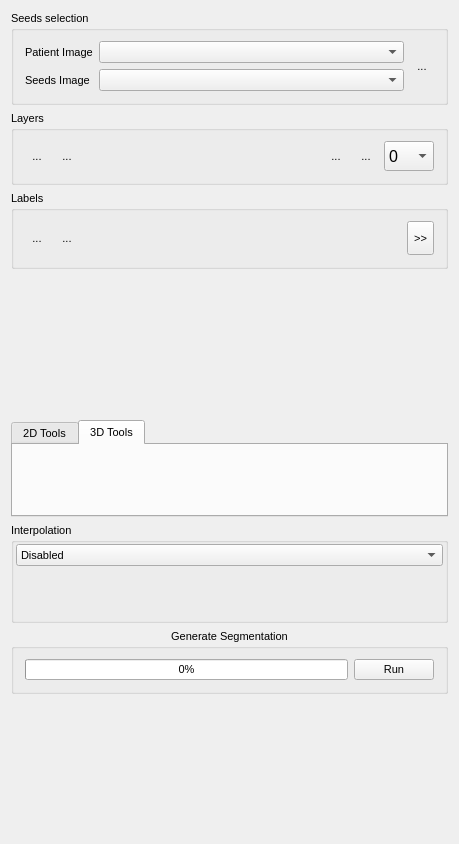
<?xml version="1.0" encoding="UTF-8"?>
<ui version="4.0">
 <class>QmitkMultiLabelSegmentationControls</class>
 <widget class="QWidget" name="QmitkMultiLabelSegmentationControls">
  <property name="geometry">
   <rect>
    <x>0</x>
    <y>0</y>
    <width>459</width>
    <height>844</height>
   </rect>
  </property>
  <property name="sizePolicy">
   <sizepolicy hsizetype="Minimum" vsizetype="Minimum">
    <horstretch>0</horstretch>
    <verstretch>0</verstretch>
   </sizepolicy>
  </property>
  <property name="minimumSize">
   <size>
    <width>0</width>
    <height>0</height>
   </size>
  </property>
  <property name="font">
   <font>
    <family>MS Shell Dlg 2</family>
    <pointsize>8</pointsize>
    <weight>50</weight>
    <italic>false</italic>
    <bold>false</bold>
    <underline>false</underline>
    <strikeout>false</strikeout>
   </font>
  </property>
  <property name="windowTitle">
   <string>QmitkSegmentation</string>
  </property>
  <layout class="QVBoxLayout" name="verticalLayout_5">
   <item>
    <widget class="QGroupBox" name="groupBox_DataSelection">
     <property name="sizePolicy">
      <sizepolicy hsizetype="Minimum" vsizetype="Fixed">
       <horstretch>0</horstretch>
       <verstretch>0</verstretch>
      </sizepolicy>
     </property>
     <property name="title">
      <string>Seeds selection</string>
     </property>
     <layout class="QGridLayout" name="gridLayout">
      <item row="0" column="0">
       <widget class="QLabel" name="label_PatientImage">
        <property name="text">
         <string>Patient Image</string>
        </property>
       </widget>
      </item>
      <item row="0" column="1">
       <widget class="QmitkDataStorageComboBox" name="m_cbReferenceNodeSelector">
        <property name="sizePolicy">
         <sizepolicy hsizetype="Expanding" vsizetype="Fixed">
          <horstretch>0</horstretch>
          <verstretch>0</verstretch>
         </sizepolicy>
        </property>
       </widget>
      </item>
      <item row="0" column="2" rowspan="2">
       <widget class="QToolButton" name="m_pbNewSegmentationSession">
        <property name="toolTip">
         <string>Create a new segmentation session</string>
        </property>
        <property name="text">
         <string>...</string>
        </property>
        <property name="icon">
         <iconset resource="../../resources/multilabelsegmentation.qrc">
          <normaloff>:/multilabelsegmentation/NewSegmentationSession_48x48.png</normaloff>:/multilabelsegmentation/NewSegmentationSession_48x48.png</iconset>
        </property>
        <property name="iconSize">
         <size>
          <width>28</width>
          <height>28</height>
         </size>
        </property>
        <property name="shortcut">
         <string>N</string>
        </property>
        <property name="autoRaise">
         <bool>true</bool>
        </property>
       </widget>
      </item>
      <item row="1" column="0">
       <widget class="QLabel" name="label_Segmentation">
        <property name="text">
         <string>Seeds Image</string>
        </property>
       </widget>
      </item>
      <item row="1" column="1">
       <widget class="QmitkDataStorageComboBox" name="m_cbWorkingNodeSelector">
        <property name="sizePolicy">
         <sizepolicy hsizetype="Expanding" vsizetype="Fixed">
          <horstretch>0</horstretch>
          <verstretch>0</verstretch>
         </sizepolicy>
        </property>
       </widget>
      </item>
     </layout>
    </widget>
   </item>
   <item>
    <widget class="QGroupBox" name="groupBox_Layer">
     <property name="title">
      <string>Layers</string>
     </property>
     <property name="flat">
      <bool>true</bool>
     </property>
     <property name="checkable">
      <bool>false</bool>
     </property>
     <layout class="QHBoxLayout" name="horizontalLayout">
      <item>
       <widget class="QToolButton" name="m_btAddLayer">
        <property name="toolTip">
         <string>Add a layer to the current segmentation session</string>
        </property>
        <property name="text">
         <string>...</string>
        </property>
        <property name="icon">
         <iconset>
          <normaloff>:/Qmitk/AddLayer_48x48.png</normaloff>:/Qmitk/AddLayer_48x48.png</iconset>
        </property>
        <property name="iconSize">
         <size>
          <width>28</width>
          <height>28</height>
         </size>
        </property>
        <property name="autoRaise">
         <bool>true</bool>
        </property>
       </widget>
      </item>
      <item>
       <widget class="QToolButton" name="m_btDeleteLayer">
        <property name="toolTip">
         <string>Delete the active layer</string>
        </property>
        <property name="text">
         <string>...</string>
        </property>
        <property name="icon">
         <iconset>
          <normaloff>:/Qmitk/DeleteLayer_48x48.png</normaloff>:/Qmitk/DeleteLayer_48x48.png</iconset>
        </property>
        <property name="iconSize">
         <size>
          <width>28</width>
          <height>28</height>
         </size>
        </property>
        <property name="autoRaise">
         <bool>true</bool>
        </property>
       </widget>
      </item>
      <item>
       <spacer name="horizontalSpacer1">
        <property name="orientation">
         <enum>Qt::Horizontal</enum>
        </property>
        <property name="sizeHint" stdset="0">
         <size>
          <width>0</width>
          <height>20</height>
         </size>
        </property>
       </spacer>
      </item>
      <item>
       <widget class="QToolButton" name="m_btPreviousLayer">
        <property name="toolTip">
         <string>Change to the previous available layer</string>
        </property>
        <property name="text">
         <string>...</string>
        </property>
        <property name="icon">
         <iconset>
          <normaloff>:/Qmitk/PreviousLayer_48x48.png</normaloff>:/Qmitk/PreviousLayer_48x48.png</iconset>
        </property>
        <property name="iconSize">
         <size>
          <width>28</width>
          <height>28</height>
         </size>
        </property>
        <property name="autoRaise">
         <bool>true</bool>
        </property>
       </widget>
      </item>
      <item>
       <widget class="QToolButton" name="m_btNextLayer">
        <property name="toolTip">
         <string>Change to the next available layer</string>
        </property>
        <property name="text">
         <string>...</string>
        </property>
        <property name="icon">
         <iconset>
          <normaloff>:/Qmitk/NextLayer_48x48.png</normaloff>:/Qmitk/NextLayer_48x48.png</iconset>
        </property>
        <property name="iconSize">
         <size>
          <width>28</width>
          <height>28</height>
         </size>
        </property>
        <property name="autoRaise">
         <bool>true</bool>
        </property>
       </widget>
      </item>
      <item>
       <widget class="QComboBox" name="m_cbActiveLayer">
        <property name="sizePolicy">
         <sizepolicy hsizetype="Preferred" vsizetype="Fixed">
          <horstretch>0</horstretch>
          <verstretch>0</verstretch>
         </sizepolicy>
        </property>
        <property name="minimumSize">
         <size>
          <width>50</width>
          <height>30</height>
         </size>
        </property>
        <property name="maximumSize">
         <size>
          <width>40</width>
          <height>30</height>
         </size>
        </property>
        <property name="font">
         <font>
          <pointsize>12</pointsize>
         </font>
        </property>
        <property name="toolTip">
         <string>Switch to a layer</string>
        </property>
        <item>
         <property name="text">
          <string>0</string>
         </property>
        </item>
       </widget>
      </item>
     </layout>
    </widget>
   </item>
   <item>
    <widget class="QGroupBox" name="groupBox_Labels">
     <property name="title">
      <string>Labels</string>
     </property>
     <property name="flat">
      <bool>true</bool>
     </property>
     <layout class="QHBoxLayout" name="horizontalLayout_2">
      <item>
       <widget class="QToolButton" name="m_pbNewLabel">
        <property name="toolTip">
         <string>Add a new label to the current segmentation session</string>
        </property>
        <property name="text">
         <string>...</string>
        </property>
        <property name="icon">
         <iconset resource="../../resources/multilabelsegmentation.qrc">
          <normaloff>:/multilabelsegmentation/NewLabel_48x48.png</normaloff>:/multilabelsegmentation/NewLabel_48x48.png</iconset>
        </property>
        <property name="iconSize">
         <size>
          <width>28</width>
          <height>28</height>
         </size>
        </property>
        <property name="shortcut">
         <string>N</string>
        </property>
        <property name="autoRaise">
         <bool>true</bool>
        </property>
       </widget>
      </item>
      <item>
       <widget class="QToolButton" name="m_btLockExterior">
        <property name="toolTip">
         <string>Lock/Unlock exterior</string>
        </property>
        <property name="text">
         <string>...</string>
        </property>
        <property name="icon">
         <iconset>
          <normaloff>:/Qmitk/UnlockExterior_48x48.png</normaloff>
          <normalon>:/Qmitk/LockExterior_48x48.png</normalon>:/Qmitk/UnlockExterior_48x48.png</iconset>
        </property>
        <property name="iconSize">
         <size>
          <width>28</width>
          <height>28</height>
         </size>
        </property>
        <property name="checkable">
         <bool>true</bool>
        </property>
        <property name="autoRaise">
         <bool>true</bool>
        </property>
       </widget>
      </item>
      <item>
       <spacer name="horizontalSpacer">
        <property name="orientation">
         <enum>Qt::Horizontal</enum>
        </property>
        <property name="sizeHint" stdset="0">
         <size>
          <width>0</width>
          <height>20</height>
         </size>
        </property>
       </spacer>
      </item>
      <item>
       <widget class="QToolButton" name="m_pbShowLabelTable">
        <property name="minimumSize">
         <size>
          <width>0</width>
          <height>34</height>
         </size>
        </property>
        <property name="toolTip">
         <string>Show a table with all labels in the current segmentation session</string>
        </property>
        <property name="text">
         <string>&gt;&gt;</string>
        </property>
        <property name="iconSize">
         <size>
          <width>28</width>
          <height>28</height>
         </size>
        </property>
        <property name="checkable">
         <bool>true</bool>
        </property>
        <property name="autoRaise">
         <bool>false</bool>
        </property>
        <property name="arrowType">
         <enum>Qt::NoArrow</enum>
        </property>
       </widget>
      </item>
     </layout>
    </widget>
   </item>
   <item>
    <widget class="QmitkLabelSetWidget" name="m_LabelSetWidget" native="true">
     <property name="sizePolicy">
      <sizepolicy hsizetype="Preferred" vsizetype="Expanding">
       <horstretch>0</horstretch>
       <verstretch>0</verstretch>
      </sizepolicy>
     </property>
     <property name="minimumSize">
      <size>
       <width>0</width>
       <height>20</height>
      </size>
     </property>
    </widget>
   </item>
   <item>
    <widget class="QTabWidget" name="m_tw2DTools">
     <property name="sizePolicy">
      <sizepolicy hsizetype="Preferred" vsizetype="Maximum">
       <horstretch>0</horstretch>
       <verstretch>0</verstretch>
      </sizepolicy>
     </property>
     <property name="styleSheet">
      <string notr="true">QTabWidget::tab-bar { alignment: middle; }</string>
     </property>
     <property name="currentIndex">
      <number>1</number>
     </property>
     <property name="usesScrollButtons">
      <bool>true</bool>
     </property>
     <property name="documentMode">
      <bool>false</bool>
     </property>
     <property name="tabBarAutoHide">
      <bool>true</bool>
     </property>
     <widget class="QWidget" name="m_tb2DTools">
      <attribute name="title">
       <string>2D Tools</string>
      </attribute>
      <layout class="QVBoxLayout" name="verticalLayout">
       <item>
        <widget class="QmitkToolGUIArea" name="m_ManualToolGUIContainer2D" native="true">
         <property name="sizePolicy">
          <sizepolicy hsizetype="Minimum" vsizetype="Minimum">
           <horstretch>0</horstretch>
           <verstretch>0</verstretch>
          </sizepolicy>
         </property>
         <property name="font">
          <font>
           <weight>50</weight>
           <bold>false</bold>
          </font>
         </property>
        </widget>
       </item>
       <item>
        <widget class="QmitkToolSelectionBox" name="m_ManualToolSelectionBox2D" native="true">
         <property name="sizePolicy">
          <sizepolicy hsizetype="Minimum" vsizetype="Minimum">
           <horstretch>0</horstretch>
           <verstretch>0</verstretch>
          </sizepolicy>
         </property>
         <property name="font">
          <font>
           <weight>50</weight>
           <bold>false</bold>
          </font>
         </property>
        </widget>
       </item>
       <item>
        <spacer name="verticalSpacer_2">
         <property name="orientation">
          <enum>Qt::Vertical</enum>
         </property>
         <property name="sizeHint" stdset="0">
          <size>
           <width>20</width>
           <height>40</height>
          </size>
         </property>
        </spacer>
       </item>
      </layout>
     </widget>
     <widget class="QWidget" name="tab_2">
      <attribute name="title">
       <string>3D Tools</string>
      </attribute>
      <layout class="QVBoxLayout" name="verticalLayout_2">
       <item>
        <widget class="QmitkToolGUIArea" name="m_ManualToolGUIContainer3D" native="true">
         <property name="sizePolicy">
          <sizepolicy hsizetype="Minimum" vsizetype="Minimum">
           <horstretch>0</horstretch>
           <verstretch>0</verstretch>
          </sizepolicy>
         </property>
         <property name="font">
          <font>
           <weight>50</weight>
           <bold>false</bold>
          </font>
         </property>
        </widget>
       </item>
       <item>
        <widget class="QmitkToolSelectionBox" name="m_ManualToolSelectionBox3D" native="true">
         <property name="sizePolicy">
          <sizepolicy hsizetype="Minimum" vsizetype="Minimum">
           <horstretch>0</horstretch>
           <verstretch>0</verstretch>
          </sizepolicy>
         </property>
         <property name="font">
          <font>
           <weight>50</weight>
           <bold>false</bold>
          </font>
         </property>
        </widget>
       </item>
       <item>
        <spacer name="verticalSpacer_5">
         <property name="orientation">
          <enum>Qt::Vertical</enum>
         </property>
         <property name="sizeHint" stdset="0">
          <size>
           <width>20</width>
           <height>40</height>
          </size>
         </property>
        </spacer>
       </item>
      </layout>
     </widget>
    </widget>
   </item>
   <item>
    <widget class="QGroupBox" name="m_gbInterpolation">
     <property name="sizePolicy">
      <sizepolicy hsizetype="Preferred" vsizetype="Fixed">
       <horstretch>0</horstretch>
       <verstretch>0</verstretch>
      </sizepolicy>
     </property>
     <property name="title">
      <string>Interpolation</string>
     </property>
     <layout class="QVBoxLayout" name="verticalLayout_4">
      <property name="spacing">
       <number>2</number>
      </property>
      <property name="sizeConstraint">
       <enum>QLayout::SetMinimumSize</enum>
      </property>
      <property name="leftMargin">
       <number>2</number>
      </property>
      <property name="topMargin">
       <number>2</number>
      </property>
      <property name="rightMargin">
       <number>2</number>
      </property>
      <property name="bottomMargin">
       <number>2</number>
      </property>
      <item>
       <widget class="QComboBox" name="m_cbInterpolation">
        <property name="sizePolicy">
         <sizepolicy hsizetype="Preferred" vsizetype="Minimum">
          <horstretch>0</horstretch>
          <verstretch>0</verstretch>
         </sizepolicy>
        </property>
        <item>
         <property name="text">
          <string>Disabled</string>
         </property>
        </item>
        <item>
         <property name="text">
          <string>2D Interpolation</string>
         </property>
        </item>
        <item>
         <property name="text">
          <string>3D Interpolation</string>
         </property>
        </item>
       </widget>
      </item>
      <item>
       <widget class="QStackedWidget" name="m_swInterpolation">
        <property name="sizePolicy">
         <sizepolicy hsizetype="Preferred" vsizetype="Minimum">
          <horstretch>0</horstretch>
          <verstretch>0</verstretch>
         </sizepolicy>
        </property>
        <property name="currentIndex">
         <number>1</number>
        </property>
        <widget class="QWidget" name="page_2">
         <property name="sizePolicy">
          <sizepolicy hsizetype="Preferred" vsizetype="Minimum">
           <horstretch>0</horstretch>
           <verstretch>0</verstretch>
          </sizepolicy>
         </property>
         <layout class="QVBoxLayout" name="verticalLayout_6">
          <property name="sizeConstraint">
           <enum>QLayout::SetMinimumSize</enum>
          </property>
          <property name="leftMargin">
           <number>0</number>
          </property>
          <property name="topMargin">
           <number>0</number>
          </property>
          <property name="rightMargin">
           <number>0</number>
          </property>
          <property name="bottomMargin">
           <number>0</number>
          </property>
          <item>
           <widget class="QmitkSliceBasedInterpolatorWidget" name="m_SliceBasedInterpolatorWidget" native="true">
            <property name="sizePolicy">
             <sizepolicy hsizetype="Preferred" vsizetype="Minimum">
              <horstretch>0</horstretch>
              <verstretch>0</verstretch>
             </sizepolicy>
            </property>
            <property name="minimumSize">
             <size>
              <width>0</width>
              <height>0</height>
             </size>
            </property>
            <property name="font">
             <font>
              <weight>50</weight>
              <bold>false</bold>
             </font>
            </property>
           </widget>
          </item>
         </layout>
        </widget>
        <widget class="QWidget" name="page_3">
         <property name="sizePolicy">
          <sizepolicy hsizetype="Preferred" vsizetype="Minimum">
           <horstretch>0</horstretch>
           <verstretch>0</verstretch>
          </sizepolicy>
         </property>
         <layout class="QVBoxLayout" name="verticalLayout_3">
          <property name="sizeConstraint">
           <enum>QLayout::SetMinimumSize</enum>
          </property>
          <property name="leftMargin">
           <number>0</number>
          </property>
          <property name="topMargin">
           <number>0</number>
          </property>
          <property name="rightMargin">
           <number>0</number>
          </property>
          <property name="bottomMargin">
           <number>0</number>
          </property>
          <item>
           <widget class="QmitkSurfaceBasedInterpolatorWidget" name="m_SurfaceBasedInterpolatorWidget" native="true">
            <property name="sizePolicy">
             <sizepolicy hsizetype="Preferred" vsizetype="Minimum">
              <horstretch>0</horstretch>
              <verstretch>0</verstretch>
             </sizepolicy>
            </property>
            <property name="minimumSize">
             <size>
              <width>0</width>
              <height>50</height>
             </size>
            </property>
            <property name="font">
             <font>
              <weight>50</weight>
              <bold>false</bold>
             </font>
            </property>
           </widget>
          </item>
         </layout>
        </widget>
        <widget class="QWidget" name="page">
         <property name="sizePolicy">
          <sizepolicy hsizetype="Preferred" vsizetype="Minimum">
           <horstretch>0</horstretch>
           <verstretch>0</verstretch>
          </sizepolicy>
         </property>
        </widget>
       </widget>
      </item>
     </layout>
    </widget>
   </item>
   <item>
    <widget class="QGroupBox" name="groupBox_Run">
     <property name="title">
      <string>Generate Segmentation</string>
     </property>
     <property name="alignment">
      <set>Qt::AlignHCenter|Qt::AlignTop</set>
     </property>
     <property name="flat">
      <bool>true</bool>
     </property>
     <layout class="QHBoxLayout" name="horizontalLayout_3">
      <item>
       <widget class="QProgressBar" name="progressBar">
        <property name="value">
         <number>0</number>
        </property>
        <property name="alignment">
         <set>Qt::AlignCenter</set>
        </property>
       </widget>
      </item>
      <item>
       <widget class="QPushButton" name="pushButtonRun">
        <property name="text">
         <string>Run</string>
        </property>
       </widget>
      </item>
     </layout>
    </widget>
   </item>
   <item>
    <spacer name="verticalSpacer">
     <property name="orientation">
      <enum>Qt::Vertical</enum>
     </property>
     <property name="sizeHint" stdset="0">
      <size>
       <width>20</width>
       <height>40</height>
      </size>
     </property>
    </spacer>
   </item>
  </layout>
  <zorder>m_LabelSetWidget</zorder>
  <zorder>groupBox_DataSelection</zorder>
  <zorder>m_tw2DTools</zorder>
  <zorder>m_gbInterpolation</zorder>
  <zorder>groupBox_Layer</zorder>
  <zorder>groupBox_Labels</zorder>
  <zorder>groupBox_Run</zorder>
 </widget>
 <layoutdefault spacing="6" margin="11"/>
 <customwidgets>
  <customwidget>
   <class>QmitkDataStorageComboBox</class>
   <extends>QComboBox</extends>
   <header location="global">QmitkDataStorageComboBox.h</header>
  </customwidget>
  <customwidget>
   <class>QmitkToolSelectionBox</class>
   <extends>QWidget</extends>
   <header location="global">QmitkToolSelectionBox.h</header>
  </customwidget>
  <customwidget>
   <class>QmitkToolGUIArea</class>
   <extends>QWidget</extends>
   <header location="global">QmitkToolGUIArea.h</header>
  </customwidget>
  <customwidget>
   <class>QmitkLabelSetWidget</class>
   <extends>QWidget</extends>
   <header location="global">Qmitk/QmitkLabelSetWidget.h</header>
   <container>1</container>
  </customwidget>
  <customwidget>
   <class>QmitkSliceBasedInterpolatorWidget</class>
   <extends>QWidget</extends>
   <header location="global">QmitkSliceBasedInterpolatorWidget.h</header>
   <container>1</container>
  </customwidget>
  <customwidget>
   <class>QmitkSurfaceBasedInterpolatorWidget</class>
   <extends>QWidget</extends>
   <header location="global">QmitkSurfaceBasedInterpolatorWidget.h</header>
   <container>1</container>
  </customwidget>
 </customwidgets>
 <includes>
  <include location="global">QmitkToolReferenceDataSelectionBox.h</include>
  <include location="global">QmitkToolGUIArea.h</include>
  <include location="global">QmitkToolSelectionBox.h</include>
 </includes>
 <resources>
  <include location="../../resources/multilabelsegmentation.qrc"/>
 </resources>
 <connections/>
</ui>
